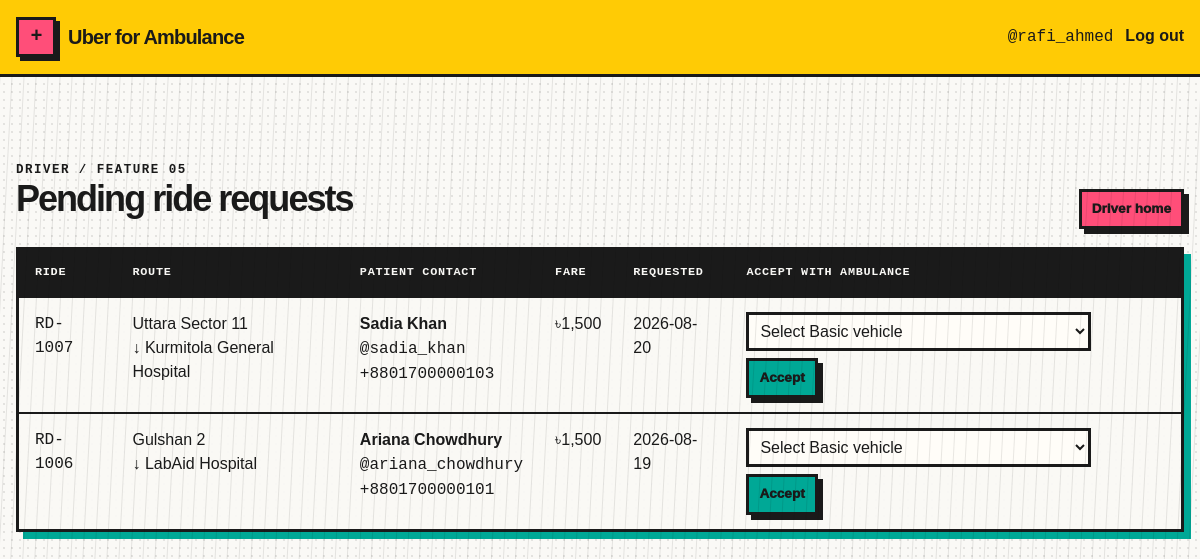
/driver_feature_05.php (signed in), run on the app's committed database.
### tables this page shows
CREATE TABLE RIDE_REQUEST (
    ride_id VARCHAR(10) PRIMARY KEY,
    pickup_location VARCHAR(100) NOT NULL,
    drop_location VARCHAR(100) NOT NULL,
    status VARCHAR(20) NOT NULL DEFAULT 'Requested',
    fare INT NOT NULL,
    vehicle_type VARCHAR(30) NOT NULL,
    request_date DATE NOT NULL,
    passenger_rating INT DEFAULT NULL,
    feedback TEXT DEFAULT NULL,
    patient_id VARCHAR(10) NOT NULL,
    admin_id VARCHAR(10) NOT NULL,
    FOREIGN KEY (patient_id) REFERENCES PATIENT(user_id),
    FOREIGN KEY (admin_id) REFERENCES ADMIN(user_id),
    CONSTRAINT chk_ride_fare_positive CHECK (fare > 0),
    CONSTRAINT chk_ride_vehicle_type CHECK (vehicle_type IN ('Basic', 'ICU')),
    CONSTRAINT chk_ride_status CHECK (status IN ('Requested', 'Accepted', 'Completed', 'Cancelled')),
    CONSTRAINT chk_passenger_rating CHECK (passenger_rating IS NULL OR passenger_rating BETWEEN 1 AND 5)
);

CREATE TABLE `USER` (
    user_id VARCHAR(10) PRIMARY KEY,
    username VARCHAR(30) NOT NULL UNIQUE,
    first_name VARCHAR(50) NOT NULL,
    last_name VARCHAR(50) NOT NULL,
    password_hash VARCHAR(255) NOT NULL,
    CONSTRAINT chk_user_id_nonempty CHECK (CHAR_LENGTH(TRIM(user_id)) > 0),
    CONSTRAINT chk_user_name_nonempty CHECK (CHAR_LENGTH(TRIM(first_name)) > 0 AND CHAR_LENGTH(TRIM(last_name)) > 0)
);

CREATE TABLE USER_PHONE (
    user_id VARCHAR(10),
    phone VARCHAR(20),
    PRIMARY KEY (user_id, phone),
    FOREIGN KEY (user_id) REFERENCES `USER`(user_id) ON DELETE CASCADE,
    CONSTRAINT chk_phone_nonempty CHECK (CHAR_LENGTH(TRIM(phone)) >= 7)
);

### driver_feature_05.php (the view, shortened to what this page needs)
<?php
require_once __DIR__ . '/db.php';
$driverId = require_role('driver');
$sql = "SELECT r.ride_id, r.pickup_location, r.drop_location, r.fare, r.vehicle_type, r.admin_id, r.request_date, u.username AS patient_username, u.first_name AS patient_first_name, u.last_name AS patient_last_name, ph.phone AS patient_phone FROM RIDE_REQUEST r INNER JOIN PATIENT p ON r.patient_id = p.user_id INNER JOIN `USER` u ON p.user_id = u.user_id LEFT JOIN USER_PHONE ph ON ph.user_id = p.user_id WHERE r.status = 'Requested' ORDER BY r.request_date DESC, r.ride_id DESC";
$result = mysqli_query($conn, $sql);
$pending = [];
if (mysqli_num_rows($result) > 0) {
    while ($row = mysqli_fetch_array($result, MYSQLI_ASSOC)) {
        $pending[] = $row;
    }
}
$sql = "SELECT reg_no, vehicle_type, hourly_rate, admin_cost, available_status, admin_id FROM AMBULANCE WHERE available_status = 'Available' ORDER BY vehicle_type, reg_no";
$result = mysqli_query($conn, $sql);
$vehicles = [];
if (mysqli_num_rows($result) > 0) {
    while ($row = mysqli_fetch_array($result, MYSQLI_ASSOC)) {
        $vehicles[] = $row;
    }
}
layout_header('Accept a ride', '', $driverId);
?>
<div class="section-heading"><div><p class="eyebrow">DRIVER / FEATURE 05</p><h2>Pending ride requests</h2></div><a class="btn small" href="driver.php?user_id=<?= e($driverId) ?>">Driver home</a></div>
<section class="table-wrap"><?php if (!$pending): ?><div class="empty">No pending requests right now. The grid is quiet.</div><?php else: ?><table><thead><tr><th>Ride</th><th>Route</th><th>Patient contact</th><th>Fare</th><th>Requested</th><th>Accept with ambulance</th></tr></thead><tbody><?php foreach ($pending as $ride): ?><tr><td class="mono"><?= e($ride['ride_id']) ?></td><td><?= e($ride['pickup_location']) ?><br>↓ <?= e($ride['drop_location']) ?></td><td><strong><?= e($ride['patient_first_name'] . ' ' . $ride['patient_last_name']) ?></strong><br><span class="mono">@<?= e($ride['patient_username']) ?></span><br><?= phone_contact($ride['patient_phone'] ?? null) ?></td><td>৳<?= number_format((int) $ride['fare']) ?></td><td><?= e($ride['request_date']) ?></td><td><form method="post" class="inline-form"><?= csrf_field() ?><input type="hidden" name="ride_id" value="<?= e($ride['ride_id']) ?>"><select name="reg_no" required><option value="">Select <?= e($ride['vehicle_type']) ?> vehicle</option><?php foreach ($vehicles as $vehicle): ?><option value="<?= e($vehicle['reg_no']) ?>" data-vehicle-type="<?= e($vehicle['vehicle_type']) ?>" <?= ($vehicle['vehicle_type'] !== $ride['vehicle_type'] || $vehicle['admin_id'] !== $ride['admin_id']) ? 'disabled' : '' ?>><?= e($vehicle['reg_no'] . ' · ' . $vehicle['vehicle_type'] . ' · fare ৳' . $vehicle['hourly_rate'] . ' · admin ৳' . $vehicle['admin_cost']) ?></option><?php endforeach; ?></select><button class="btn small teal" type="submit">Accept</button></form></td></tr><?php endforeach; ?></tbody></table><?php endif; ?></section>
<?php layout_footer(); ?>

### db.php (shortened to what this page needs)
<?php
function e(?string $value): string
{
    return htmlspecialchars((string) $value, ENT_QUOTES, 'UTF-8');
}
function clean_id(string $value): string
{
    return strtoupper(trim($value));
}
function require_role(string $role): string
{
    $userId = clean_id((string) ($_SESSION['user_id'] ?? ''));
    return $userId;
}
function phone_contact(?string $phone): string
{
    return '<span class="phone-contact"><span class="mono">' . e($phone) . '</span></span>';
}
function layout_header(string $title, string $eyebrow, string $userId = ''): void
{
    $dashboardByRole = [
        'patient' => 'patient.php',
        'driver' => 'driver.php',
        'admin' => 'admin.php',
    ];
    $role = (string) ($_SESSION['role'] ?? '');
    $displayUsername = (string) ($_SESSION['username'] ?? '');
    $brandHref = 'index.php';
    if ($userId !== '' && isset($dashboardByRole[$role])) {
        $brandHref = $dashboardByRole[$role] . '?user_id=' . rawurlencode($userId);
    }
    ?>
    <!doctype html>
    <html lang="en">
    <head>
        <link rel="stylesheet" href="style.css">
    </head>
    <body>
    <header class="site-header">
        <div class="container navbar">
            <a class="brand" href="<?= e($brandHref) ?>">
                <span class="brand-mark">+</span><span>Uber for Ambulance</span>
            </a>
            <nav class="nav-links">
                <?php if ($userId !== ''): ?><span class="mono">@<?= e($displayUsername !== '' ? $displayUsername : $userId) ?></span><a href="index.php?logout=1">Log out</a><?php endif; ?>
            </nav>
        </div>
    </header>
    <main>
        <div class="container">
    <?php
}
function layout_footer(): void
{
    ?>
        </div>
    </main>
    </body>
    </html>
    <?php
}

### style.css (style rules this page uses)
:root { --paper: #faf9f6; --paper-deep: #f1ede3; --ink: #1a1a1a; --pink: #ff4e79; --teal: #00a896; --yellow: #ffcb05; --line: 3px solid var(--ink); --shadow-pink: 7px 7px 0 var(--pink); --shadow-teal: 7px 7px 0 var(--teal); --shadow-yellow: 7px 7px 0 var(--yellow); }
* { box-sizing: border-box; }
html { scroll-behavior: smooth; }
body { margin: 0; min-height: 100vh; color: var(--ink); background-color: var(--paper); background-image: radial-gradient(rgba(26,26,26,.10) .75px, transparent .75px); background-size: 8px 8px; font-family: "Space Grotesk", "Trebuchet MS", Arial, sans-serif; line-height: 1.5; }
body::before { content: ""; position: fixed; inset: 0; pointer-events: none; opacity: .10; background: repeating-linear-gradient(93deg, transparent 0 3px, #1a1a1a 4px, transparent 5px 12px); mix-blend-mode: multiply; }
a { color: inherit; }
.container { width: min(1180px, calc(100% - 32px)); margin: 0 auto; }
.site-header { border-bottom: var(--line); background: var(--yellow); position: sticky; top: 0; z-index: 10; }
.navbar { min-height: 74px; display: flex; align-items: center; justify-content: space-between; gap: 20px; }
.brand { display: flex; align-items: center; gap: 12px; text-decoration: none; font-weight: 900; letter-spacing: -.04em; font-size: 1.25rem; }
.brand-mark { border: var(--line); width: 40px; height: 40px; display: grid; place-items: center; background: var(--pink); box-shadow: 4px 4px 0 var(--ink); font-family: "Courier New", monospace; font-weight: 900; }
.nav-links { display: flex; align-items: center; gap: 12px; flex-wrap: wrap; }
.nav-links a { font-weight: 800; text-decoration: none; border-bottom: 2px solid transparent; }
main { padding: 42px 0 72px; }
.eyebrow { margin: 0 0 8px; font-family: "Courier New", monospace; text-transform: uppercase; font-size: .78rem; font-weight: 900; letter-spacing: .12em; }
h1, h2, h3 { margin: 0 0 12px; line-height: 1.04; letter-spacing: -.055em; }
h2 { font-size: clamp(1.7rem, 3vw, 2.8rem); }
.mono { font-family: "Courier New", monospace; }
.panel, .card, .stat, .table-wrap, .auth-card { border: var(--line); background: rgba(250,249,246,.93); padding: 22px; box-shadow: var(--shadow-teal); }
.section-heading { display: flex; justify-content: space-between; align-items: end; gap: 18px; margin: 42px 0 18px; }
.section-heading p { margin: 0; max-width: 600px; }
input, select, textarea { width: 100%; border: var(--line); border-radius: 0; padding: 12px 13px; background: #fffdf8; color: var(--ink); font: inherit; outline: none; }
.btn { display: inline-flex; align-items: center; justify-content: center; border: var(--line); border-radius: 0; padding: 11px 16px; background: var(--pink); color: var(--ink); text-decoration: none; font: inherit; font-weight: 950; cursor: pointer; box-shadow: 5px 5px 0 var(--ink); transition: transform .08s ease, box-shadow .08s ease; }
.btn.teal { background: var(--teal); }
.btn.small { padding: 7px 10px; font-size: .85rem; }
.table-wrap { overflow-x: auto; padding: 0; }
table { width: 100%; border-collapse: collapse; min-width: 650px; }
th, td { padding: 14px 16px; text-align: left; border-bottom: 2px solid var(--ink); vertical-align: top; }
th { background: var(--ink); color: var(--paper); font-family: "Courier New", monospace; text-transform: uppercase; font-size: .74rem; letter-spacing: .06em; }
tr:last-child td { border-bottom: 0; }
.inline-form { display: flex; gap: 7px; align-items: center; flex-wrap: wrap; }
.inline-form select { width: auto; min-width: 150px; padding: 7px; }

### data on the page
ride_request: ride_id "RD-1007", pickup_location "Uttara Sector 11", drop_location "Kurmitola General Hospital", user.first_name+last_name "Sadia Khan", user.username "sadia_khan", user_phone.phone "+8801700000103", fare "1,500", request_date "2026-08-20"
ride_request: ride_id "RD-1006", pickup_location "Gulshan 2", drop_location "LabAid Hospital", user.first_name+last_name "Ariana Chowdhury", user.username "ariana_chowdhury", user_phone.phone "+8801700000101", fare "1,500", request_date "2026-08-19"

### other printed values
$displayUsername !== '' ? $displayUsername : $userId "rafi_ahmed"
